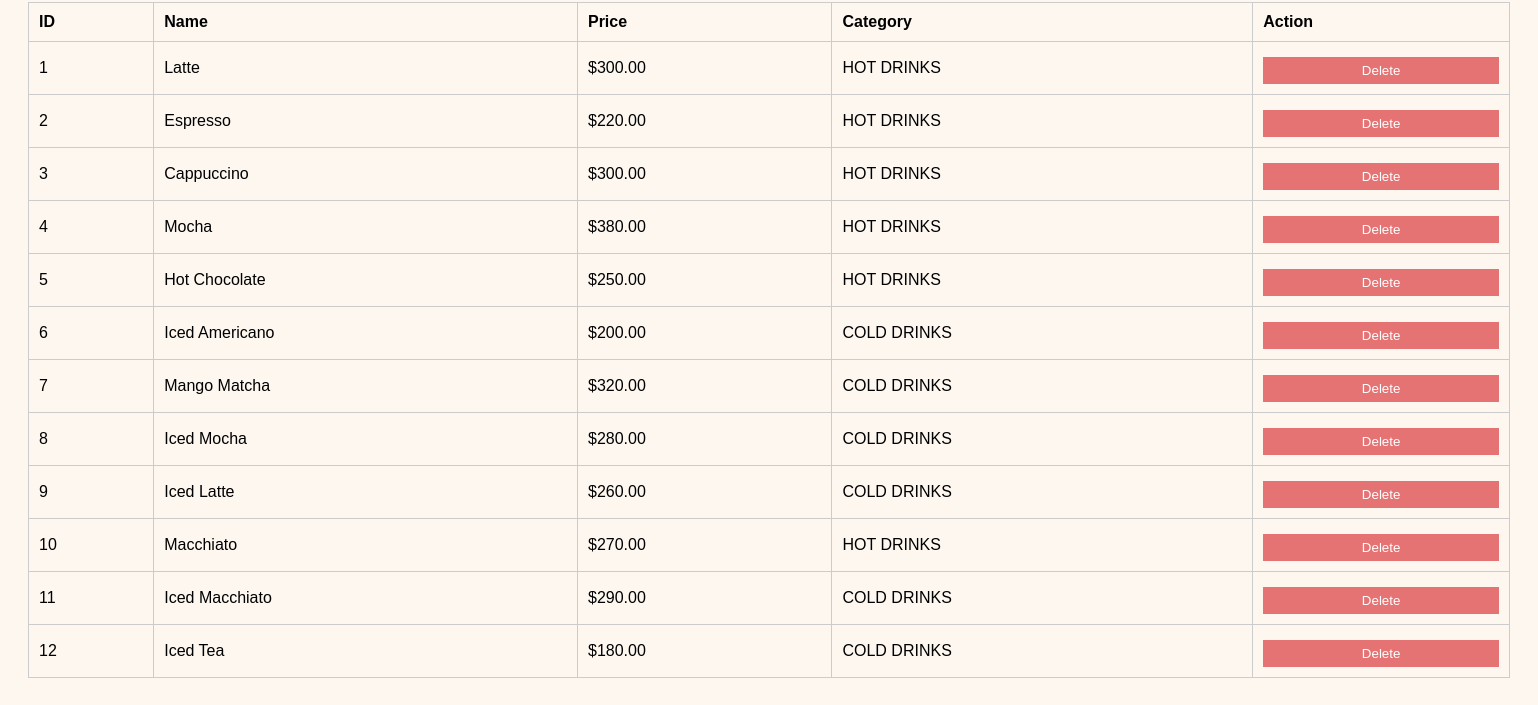
Page /admin_panel.php (lower part) on the earlier database version.
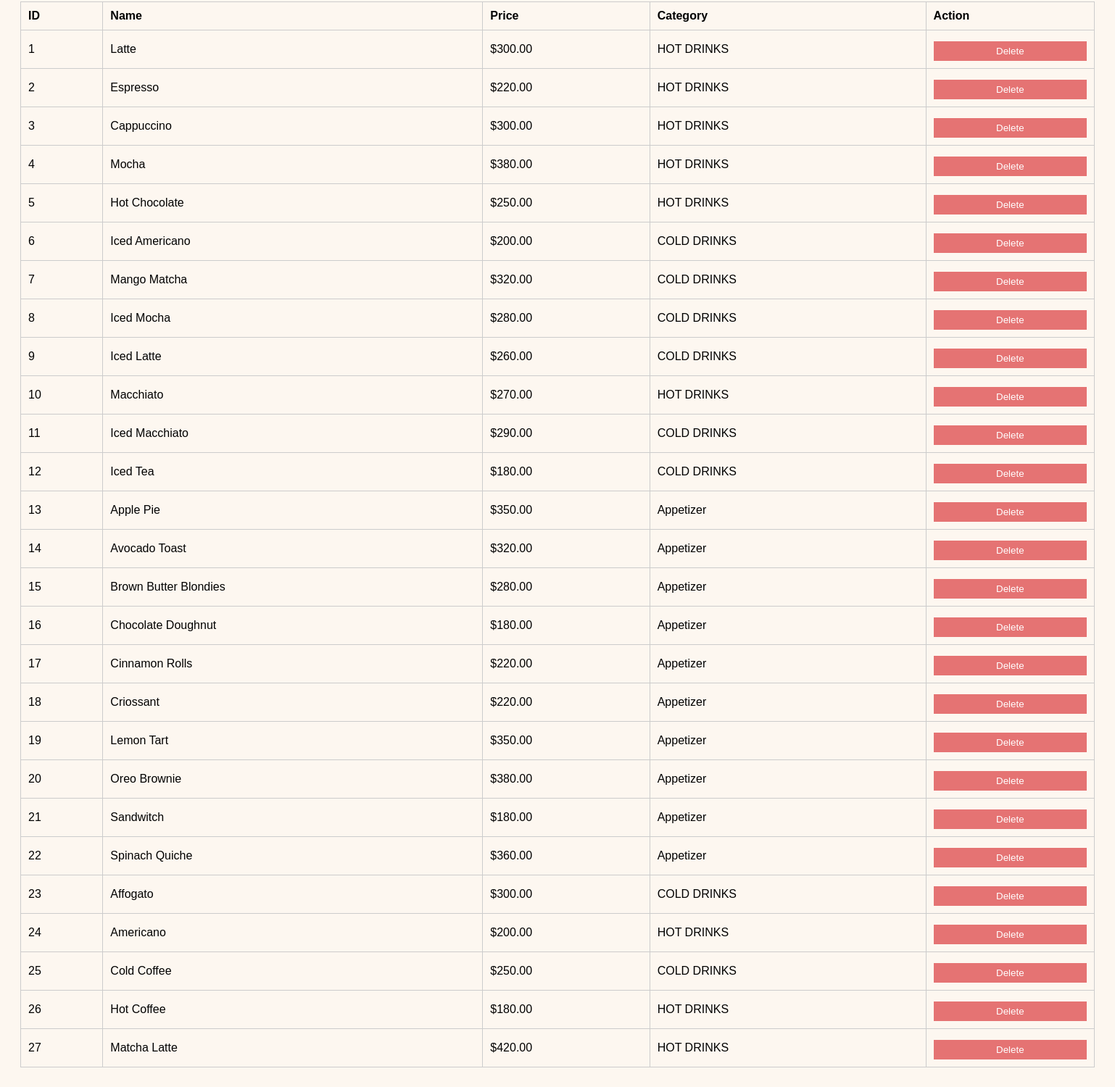
Same page on the later database version.
### tables this page shows
CREATE TABLE `coffees` (
  `id` int(11) NOT NULL,
  `name` varchar(40) NOT NULL,
  `description` text NOT NULL,
  `price` decimal(6,2) NOT NULL,
  `image` varchar(255) NOT NULL,
  `category` varchar(11) NOT NULL
);

### admin_panel.php (the view, shortened to what this page needs)
<?php
include "db.php";
$result= $conn->query("select * from coffees");?>
<!DOCTYPE html>
<html>
<head>
</head>
<body>
<table>
    <tr>
        <th>ID</th><th>Name</th><th>Price</th><th>Category</th><th>Action</th>
    </tr>
    <?php while($row = $result->fetch_assoc()): ?>
        <tr>
            <td><?= $row['id'] ?></td>
            <td><?= htmlspecialchars($row['name']) ?></td>
            <td>$<?= number_format($row['price'], 2) ?></td>
            <td><?= htmlspecialchars($row['category']) ?></td>
            <td>
                <form method="POST" style="display:inline;">
                    <input type="submit" name="delete" value="Delete" class="delete-btn">
                </form>
            </td>
        </tr>
    <?php endwhile; ?>
</table>
</body>
</html>

Differences in the rows shown:
added coffees: id "13", name "Apple Pie", price "350.00", category "Appetizer"
added coffees: id "14", name "Avocado Toast", price "320.00", category "Appetizer"
added coffees: id "15", name "Brown Butter Blondies", price "280.00", category "Appetizer"
added coffees: id "16", name "Chocolate Doughnut", price "180.00", category "Appetizer"
added coffees: id "17", name "Cinnamon Rolls", price "220.00", category "Appetizer"
added coffees: id "18", name "Criossant", price "220.00", category "Appetizer"
added coffees: id "19", name "Lemon Tart", price "350.00", category "Appetizer"
added coffees: id "20", name "Oreo Brownie", price "380.00", category "Appetizer"
added coffees: id "21", name "Sandwitch", price "180.00", category "Appetizer"
added coffees: id "22", name "Spinach Quiche", price "360.00", category "Appetizer"
added coffees: id "23", name "Affogato", price "300.00", category "COLD DRINKS"
added coffees: id "24", name "Americano", price "200.00", category "HOT DRINKS"
added coffees: id "25", name "Cold Coffee", price "250.00", category "COLD DRINKS"
added coffees: id "26", name "Hot Coffee", price "180.00", category "HOT DRINKS"
added coffees: id "27", name "Matcha Latte", price "420.00", category "HOT DRINKS"
